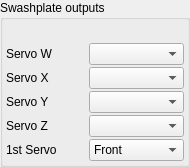
            <widget class="QGroupBox" name="SwashplateBox">
             <property name="sizePolicy">
              <sizepolicy hsizetype="Maximum" vsizetype="Maximum">
               <horstretch>0</horstretch>
               <verstretch>0</verstretch>
              </sizepolicy>
             </property>
             <property name="maximumSize">
              <size>
               <width>190</width>
               <height>16777215</height>
              </size>
             </property>
             <property name="title">
              <string>Swashplate outputs</string>
             </property>
             <layout class="QGridLayout" name="gridLayout_19">
              <property name="leftMargin">
               <number>3</number>
              </property>
              <property name="topMargin">
               <number>3</number>
              </property>
              <property name="rightMargin">
               <number>3</number>
              </property>
              <property name="bottomMargin">
               <number>3</number>
              </property>
              <property name="horizontalSpacing">
               <number>3</number>
              </property>
              <property name="verticalSpacing">
               <number>2</number>
              </property>
              <item row="1" column="0">
               <widget class="QLabel" name="ccpmServoWLabel">
                <property name="enabled">
                 <bool>true</bool>
                </property>
                <property name="sizePolicy">
                 <sizepolicy hsizetype="Fixed" vsizetype="Preferred">
                  <horstretch>1</horstretch>
                  <verstretch>1</verstretch>
                 </sizepolicy>
                </property>
                <property name="minimumSize">
                 <size>
                  <width>80</width>
                  <height>0</height>
                 </size>
                </property>
                <property name="maximumSize">
                 <size>
                  <width>80</width>
                  <height>16777215</height>
                 </size>
                </property>
                <property name="text">
                 <string>Servo W</string>
                </property>
               </widget>
              </item>
              <item row="1" column="1">
               <widget class="QComboBox" name="ccpmServoWChannel">
                <property name="enabled">
                 <bool>true</bool>
                </property>
                <property name="sizePolicy">
                 <sizepolicy hsizetype="MinimumExpanding" vsizetype="Fixed">
                  <horstretch>0</horstretch>
                  <verstretch>0</verstretch>
                 </sizepolicy>
                </property>
                <property name="minimumSize">
                 <size>
                  <width>85</width>
                  <height>0</height>
                 </size>
                </property>
                <property name="maximumSize">
                 <size>
                  <width>100</width>
                  <height>16777215</height>
                 </size>
                </property>
               </widget>
              </item>
              <item row="2" column="1">
               <widget class="QComboBox" name="ccpmServoXChannel">
                <property name="sizePolicy">
                 <sizepolicy hsizetype="Fixed" vsizetype="Fixed">
                  <horstretch>0</horstretch>
                  <verstretch>0</verstretch>
                 </sizepolicy>
                </property>
                <property name="minimumSize">
                 <size>
                  <width>85</width>
                  <height>0</height>
                 </size>
                </property>
                <property name="maximumSize">
                 <size>
                  <width>100</width>
                  <height>16777215</height>
                 </size>
                </property>
               </widget>
              </item>
              <item row="4" column="1">
               <widget class="QComboBox" name="ccpmServoYChannel">
                <property name="enabled">
                 <bool>true</bool>
                </property>
                <property name="sizePolicy">
                 <sizepolicy hsizetype="MinimumExpanding" vsizetype="Fixed">
                  <horstretch>0</horstretch>
                  <verstretch>0</verstretch>
                 </sizepolicy>
                </property>
                <property name="minimumSize">
                 <size>
                  <width>85</width>
                  <height>0</height>
                 </size>
                </property>
                <property name="maximumSize">
                 <size>
                  <width>100</width>
                  <height>16777215</height>
                 </size>
                </property>
               </widget>
              </item>
              <item row="2" column="0">
               <widget class="QLabel" name="ccpmServoXLabel">
                <property name="sizePolicy">
                 <sizepolicy hsizetype="Fixed" vsizetype="Preferred">
                  <horstretch>1</horstretch>
                  <verstretch>1</verstretch>
                 </sizepolicy>
                </property>
                <property name="minimumSize">
                 <size>
                  <width>80</width>
                  <height>0</height>
                 </size>
                </property>
                <property name="maximumSize">
                 <size>
                  <width>80</width>
                  <height>16777215</height>
                 </size>
                </property>
                <property name="text">
                 <string>Servo X</string>
                </property>
               </widget>
              </item>
              <item row="6" column="1">
               <widget class="QComboBox" name="ccpmSingleServo">
                <property name="sizePolicy">
                 <sizepolicy hsizetype="MinimumExpanding" vsizetype="Fixed">
                  <horstretch>0</horstretch>
                  <verstretch>0</verstretch>
                 </sizepolicy>
                </property>
                <property name="minimumSize">
                 <size>
                  <width>85</width>
                  <height>0</height>
                 </size>
                </property>
                <property name="maximumSize">
                 <size>
                  <width>100</width>
                  <height>16777215</height>
                 </size>
                </property>
                <item>
                 <property name="text">
                  <string>Front</string>
                 </property>
                </item>
                <item>
                 <property name="text">
                  <string>Right</string>
                 </property>
                </item>
                <item>
                 <property name="text">
                  <string>Rear</string>
                 </property>
                </item>
                <item>
                 <property name="text">
                  <string>Left</string>
                 </property>
                </item>
               </widget>
              </item>
              <item row="6" column="0">
               <widget class="QLabel" name="ccpmServoZLabel_3">
                <property name="sizePolicy">
                 <sizepolicy hsizetype="Fixed" vsizetype="Preferred">
                  <horstretch>1</horstretch>
                  <verstretch>1</verstretch>
                 </sizepolicy>
                </property>
                <property name="minimumSize">
                 <size>
                  <width>80</width>
                  <height>0</height>
                 </size>
                </property>
                <property name="maximumSize">
                 <size>
                  <width>80</width>
                  <height>16777215</height>
                 </size>
                </property>
                <property name="text">
                 <string>1st Servo</string>
                </property>
               </widget>
              </item>
              <item row="5" column="1">
               <widget class="QComboBox" name="ccpmServoZChannel">
                <property name="sizePolicy">
                 <sizepolicy hsizetype="Fixed" vsizetype="Fixed">
                  <horstretch>0</horstretch>
                  <verstretch>0</verstretch>
                 </sizepolicy>
                </property>
                <property name="minimumSize">
                 <size>
                  <width>85</width>
                  <height>0</height>
                 </size>
                </property>
                <property name="maximumSize">
                 <size>
                  <width>100</width>
                  <height>16777215</height>
                 </size>
                </property>
               </widget>
              </item>
              <item row="5" column="0">
               <widget class="QLabel" name="ccpmServoZLabel">
                <property name="sizePolicy">
                 <sizepolicy hsizetype="Fixed" vsizetype="Preferred">
                  <horstretch>1</horstretch>
                  <verstretch>1</verstretch>
                 </sizepolicy>
                </property>
                <property name="minimumSize">
                 <size>
                  <width>80</width>
                  <height>0</height>
                 </size>
                </property>
                <property name="maximumSize">
                 <size>
                  <width>80</width>
                  <height>16777215</height>
                 </size>
                </property>
                <property name="text">
                 <string>Servo Z</string>
                </property>
               </widget>
              </item>
              <item row="4" column="0">
               <widget class="QLabel" name="ccpmServoYLabel">
                <property name="enabled">
                 <bool>true</bool>
                </property>
                <property name="sizePolicy">
                 <sizepolicy hsizetype="Fixed" vsizetype="Preferred">
                  <horstretch>1</horstretch>
                  <verstretch>1</verstretch>
                 </sizepolicy>
                </property>
                <property name="minimumSize">
                 <size>
                  <width>80</width>
                  <height>0</height>
                 </size>
                </property>
                <property name="maximumSize">
                 <size>
                  <width>80</width>
                  <height>16777215</height>
                 </size>
                </property>
                <property name="text">
                 <string>Servo Y</string>
                </property>
               </widget>
              </item>
              <item row="0" column="0">
               <spacer name="verticalSpacer_6">
                <property name="orientation">
                 <enum>Qt::Vertical</enum>
                </property>
                <property name="sizeType">
                 <enum>QSizePolicy::Fixed</enum>
                </property>
                <property name="sizeHint" stdset="0">
                 <size>
                  <width>20</width>
                  <height>20</height>
                 </size>
                </property>
               </spacer>
              </item>
             </layout>
            </widget>
